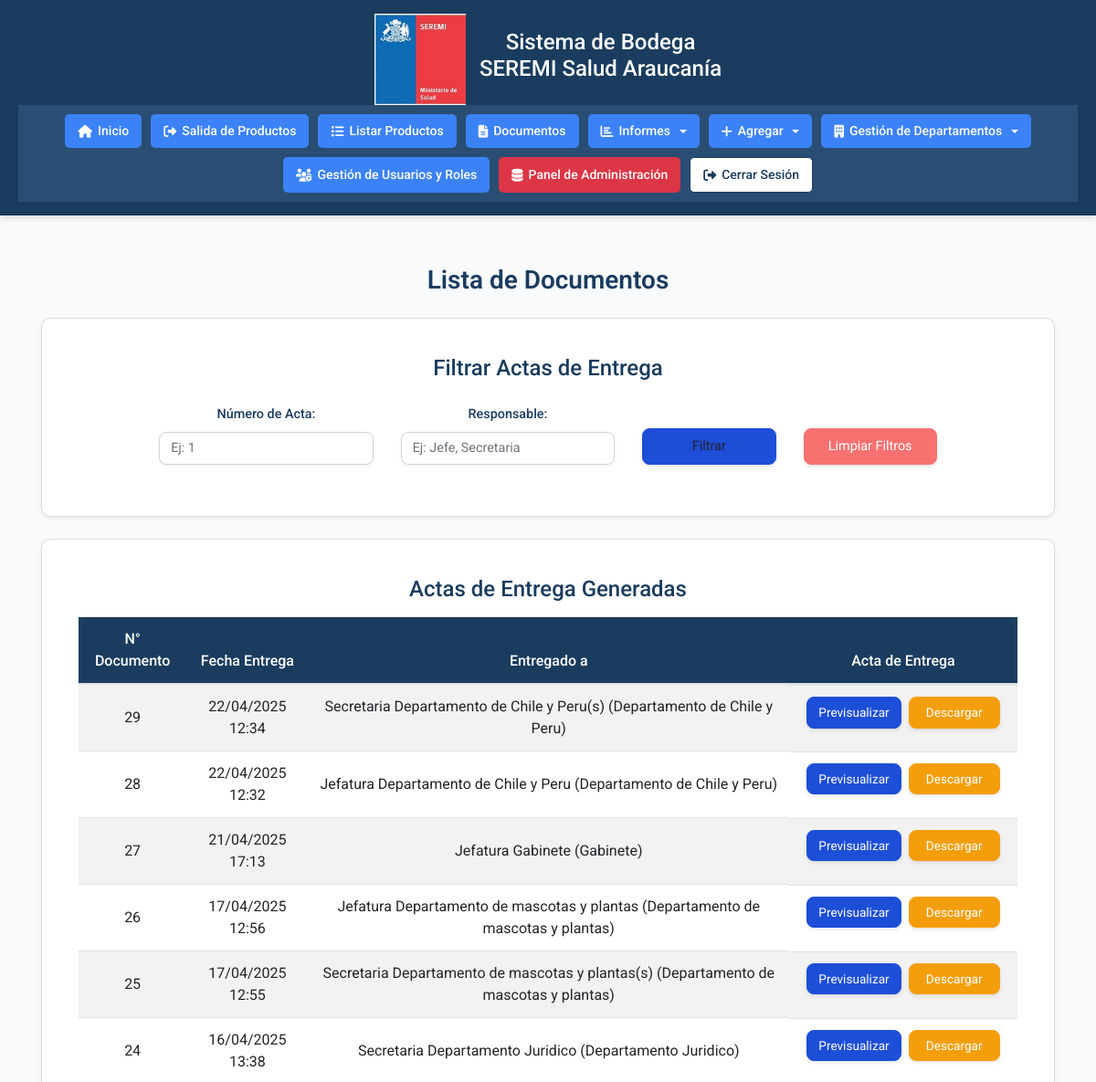
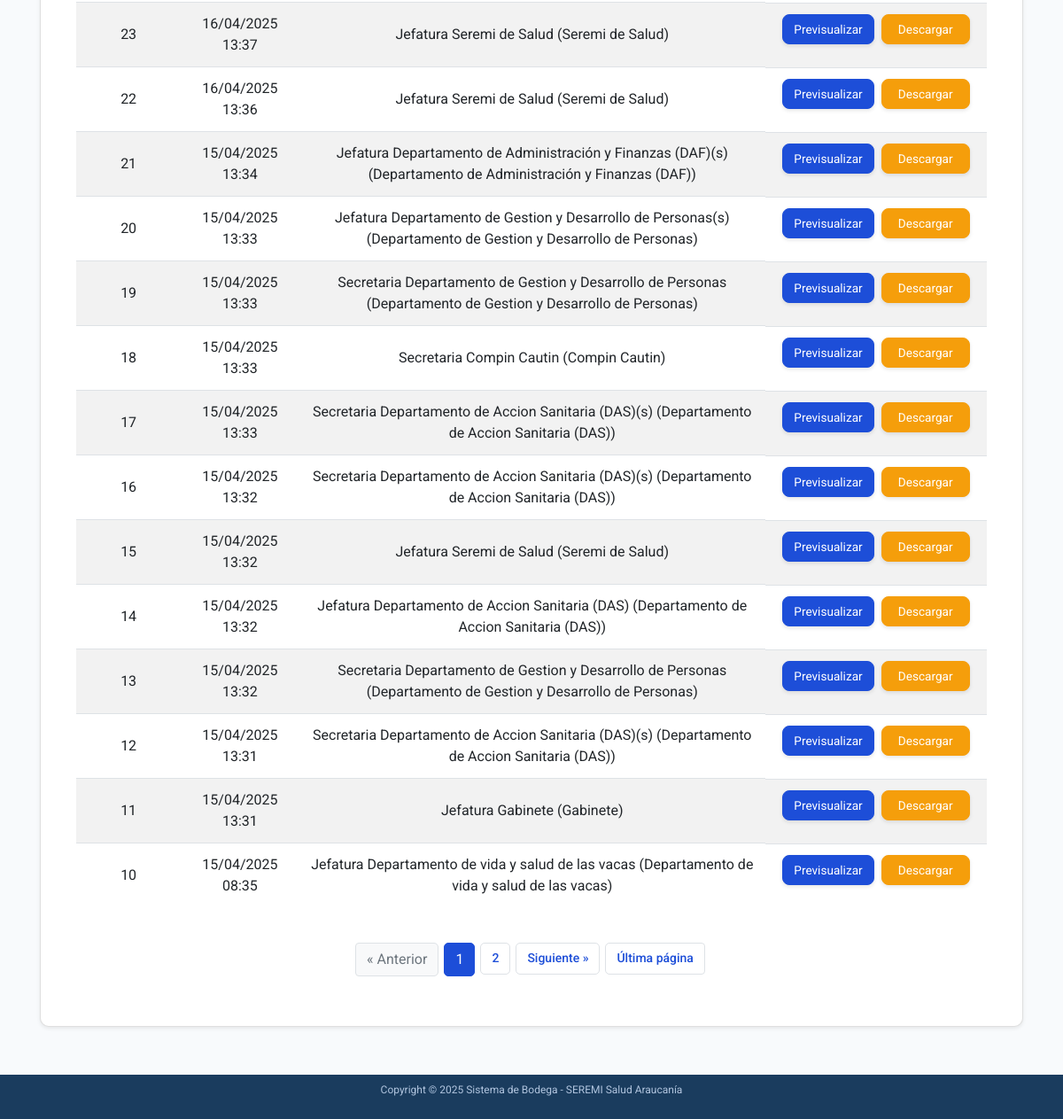
Before: /accounts/listar-actas/ (signed in) with the older database file (2 pictures, top to bottom).
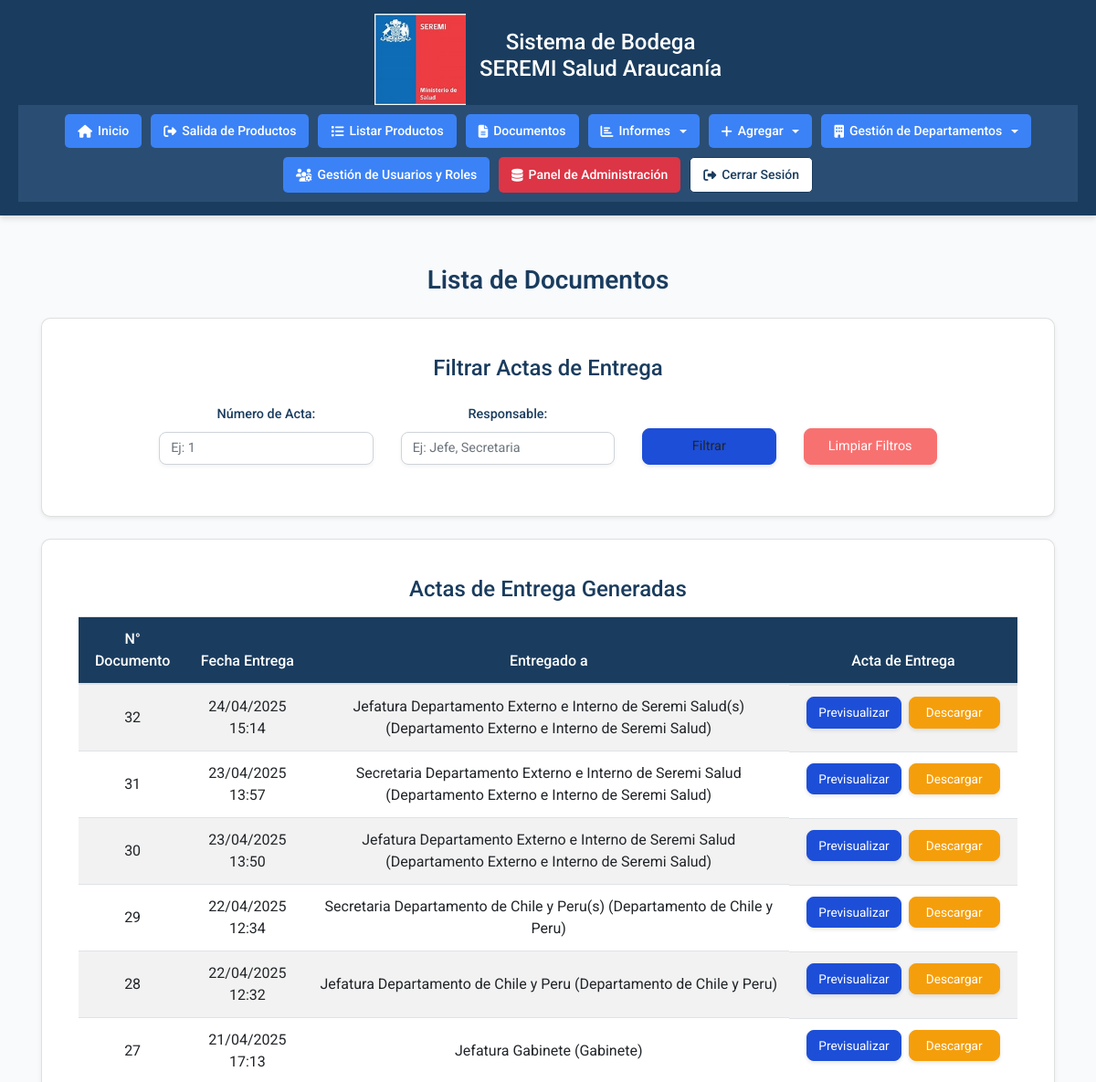
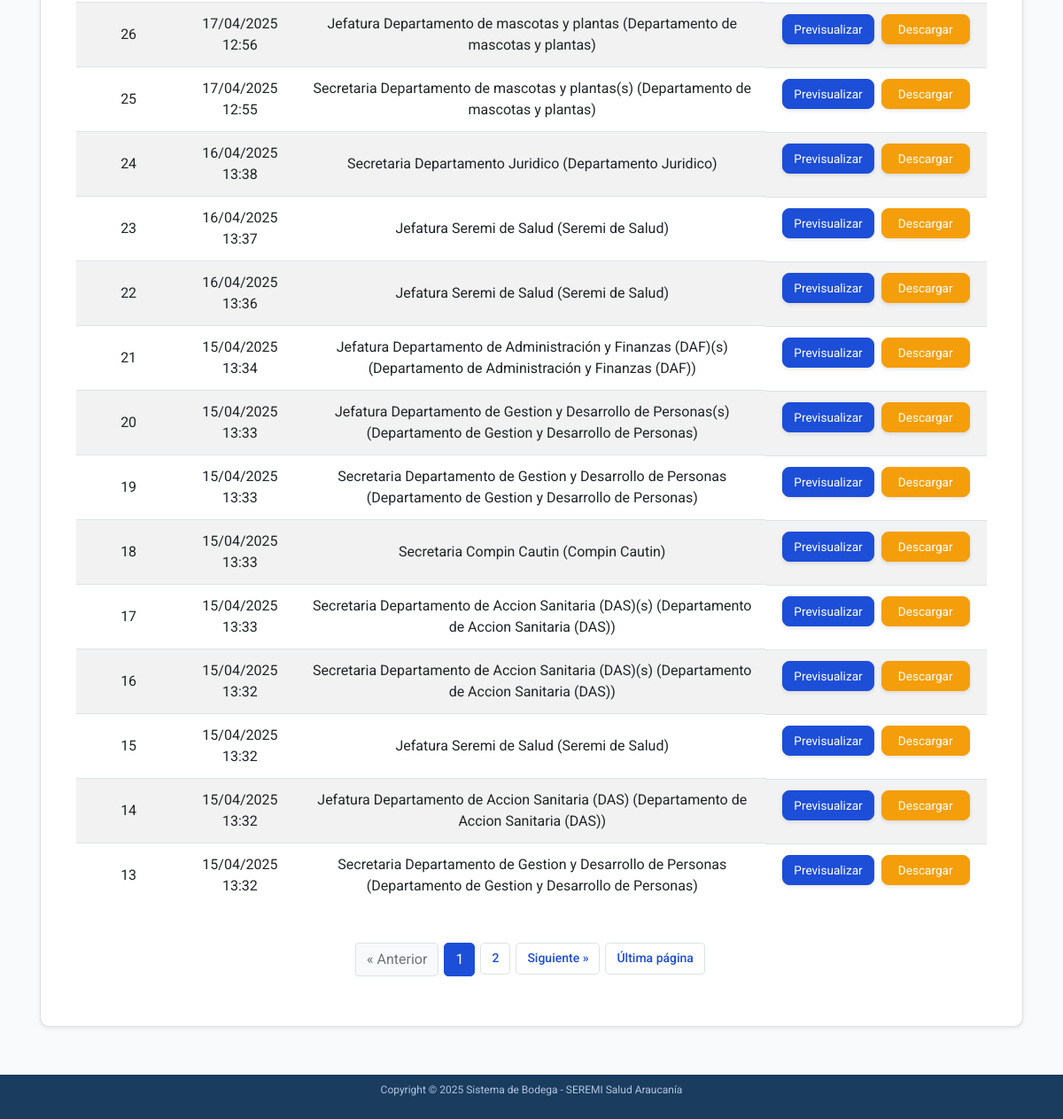
After: the same page with the newer database file (2 pictures, top to bottom).
### accounts/models.py (models this page shows, shortened)
class ActaEntrega(models.Model):
    numero_acta = models.IntegerField()
    departamento = models.CharField(max_length=100)
    responsable = models.ForeignKey(
        'Responsable',
        on_delete=models.SET_NULL,
        null=True,
        related_name='actas_responsable',
        verbose_name="Responsable"
    )
    fecha = models.DateTimeField(auto_now_add=True)
    producto = models.ForeignKey(Producto, on_delete=models.CASCADE)
    cantidad = models.IntegerField()
    generador = models.ForeignKey(
        CustomUser,
        on_delete=models.SET_NULL,
        null=True,
        related_name='actas_generadas',
        verbose_name="Generador"
    )
    numero_siscom = models.CharField(max_length=50, blank=True, null=True)
    observacion = models.TextField(blank=True, null=True)
    class Meta:
        unique_together = ('numero_acta', 'producto')

class Responsable(models.Model):
    TIPO_RESPONSABLE = [
        ('Jefatura', 'Jefatura'),
        ('Jefatura Subrogante', 'Jefatura Subrogante'),
        ('Secretaria', 'Secretaria'),
        ('Secretaria Subrogante', 'Secretaria Subrogante'),
    ]
    departamento = models.ForeignKey(Departamento, on_delete=models.CASCADE, related_name='responsables')
    tipo = models.CharField(max_length=50, choices=TIPO_RESPONSABLE)
    nombre = models.CharField(max_length=100)
    class Meta:
        unique_together = ('departamento', 'tipo')
    def __str__(self):
        return f"{self.nombre} ({self.departamento.nombre})"

class Departamento(models.Model):
    nombre = models.CharField(max_length=100, unique=True)
    activo = models.BooleanField(default=True)

### accounts/views.py (the view)
# urls.py: path('listar-actas/', views.listar_actas, name='listar-actas'),  # Listar todas las actas de entrega
@login_required
def listar_actas(request):
    limpiar_sesion_productos_salida(request)
    actas = ActaEntrega.objects.all().order_by('-numero_acta')
    query_numero_acta = request.GET.get('numero_acta', '')
    query_responsable = request.GET.get('responsable', '')
    if query_numero_acta:
        try:
            actas = actas.filter(numero_acta__startswith=int(query_numero_acta))
        except ValueError:
            messages.error(request, 'El número de acta debe ser un valor numérico.')
    if query_responsable:
        actas = actas.filter(responsable__nombre__icontains=query_responsable)
    actas_dict = {acta.numero_acta: acta for acta in actas}
    actas_lista = sorted(actas_dict.values(), key=lambda x: x.numero_acta, reverse=True)
    page_obj = paginar_resultados(request, actas_lista, items_por_pagina=20)
    return render(request, 'accounts/listar_actas.html', {
        'actas': page_obj,
        'query_numero_acta': query_numero_acta,
        'query_responsable': query_responsable,
    })

### accounts/auth_backend.py (called while the page is built)
    def get_user(self, user_id):
        UserModel = get_user_model()
        try:
            return UserModel.objects.get(pk=user_id)
        except UserModel.DoesNotExist:
            return None

### accounts/views.py (called while the page is built)
def limpiar_sesion_productos_salida(request):
    if 'productos_salida' in request.session:
        del request.session['productos_salida']

def paginar_resultados(request, objetos, items_por_pagina=20):
    paginator = Paginator(objetos, items_por_pagina)
    page = request.GET.get('page')
    try:
        page_obj = paginator.page(page)
    except PageNotAnInteger:
        page_obj = paginator.page(1)
    except EmptyPage:
        page_obj = paginator.page(paginator.num_pages)
    return page_obj

### accounts/templates/accounts/listar_actas.html (shortened to what the changed rows need)
{% extends 'accounts/home.html' %}
{% load static %}
{% block content %}
<div class="container mt-4">
    <h2 class="text-center mb-4" style="color: #1a3c5e; font-weight: 600;">Lista de Documentos</h2>
    <div class="card form-card shadow-sm mb-4">
        <div class="card-body">
            <div id="table-container">
                {% if actas %}
                    <div class="table-responsive">
                        <table class="table table-striped table-hover">
                            <thead style="background-color: #1a3c5e; color: white;">
                                <tr>
                                    <th>N° Documento</th>
                                    <th>Fecha Entrega</th>
                                    <th>Entregado a</th>
                                    <th class="action-column">Acta de Entrega</th>
                                </tr>
                            </thead>
                            <tbody id="actas-table-body">
                                {% for acta in actas %}
                                    <tr>
                                        <td>{{ acta.numero_acta }}</td>
                                        <td>{{ acta.fecha|date:"d/m/Y H:i" }}</td>
                                        <td>{{ acta.responsable }}</td>
                                        <td class="action-buttons">
                                            <a href="{% url 'ver-acta-pdf' acta.numero_acta 'inline' %}" class="btn btn-preview-custom btn-sm" target="_blank">Previsualizar</a>
                                            <a href="{% url 'ver-acta-pdf' acta.numero_acta 'attachment' %}" class="btn btn-download-custom btn-sm">Descargar</a>
                                        </td>
                                    </tr>
                                {% endfor %}
                            </tbody>
                        </table>
                    </div>
                    {% if actas.has_other_pages %}
                        <nav aria-label="Paginación de actas">
                            <ul class="pagination justify-content-center mt-4">
                                {% with start=actas.number|add:-5 end=actas.number|add:5 %}
                                    {% for num in actas.paginator.page_range %}
                                        {% if num >= start and num <= end %}
                                            {% if actas.number == num %}
                                                <li class="page-item active">
                                                    <span class="page-link">{{ num }} <span class="sr-only">(actual)</span></span>
                                                </li>
                                            {% else %}
                                                <li class="page-item">
                                                    <a class="page-link" href="?page={{ num }}" data-page="{{ num }}">{{ num }}</a>
                                                </li>
                                            {% endif %}
                                        {% endif %}
                                    {% endfor %}
                                {% endwith %}
                            </ul>
                        </nav>
                    {% endif %}
                {% else %}
                    <p class="text-center" style="color: #64748b;">No hay actas de entrega generadas.</p>
                {% endif %}
            </div>
        </div>
    </div>
</div>
{% endblock %}

Changed rows visible on the page:
no longer on this page (row unchanged): ActaEntrega: numero_acta "12", fecha "15/04/2025 13:31", responsable "Secretaria Departamento de Accion Sanitaria (DAS)(s) (Departamento de Accion Sanitaria (DAS))"
no longer on this page (row unchanged): ActaEntrega: numero_acta "11", fecha "15/04/2025 13:31", responsable "Jefatura Gabinete (Gabinete)"
no longer on this page (row unchanged): ActaEntrega: numero_acta "10", fecha "15/04/2025 08:35", responsable "Jefatura Departamento de vida y salud de las vacas (Departamento de vida y salud de las vacas)"
added ActaEntrega: numero_acta "32", fecha "24/04/2025 15:14", responsable "Jefatura Departamento Externo e Interno de Seremi Salud(s) (Departamento Externo e Interno de Seremi Salud)"
added ActaEntrega: numero_acta "31", fecha "23/04/2025 13:57", responsable "Secretaria Departamento Externo e Interno de Seremi Salud (Departamento Externo e Interno de Seremi Salud)"
added ActaEntrega: numero_acta "30", fecha "23/04/2025 13:50", responsable "Jefatura Departamento Externo e Interno de Seremi Salud (Departamento Externo e Interno de Seremi Salud)"
